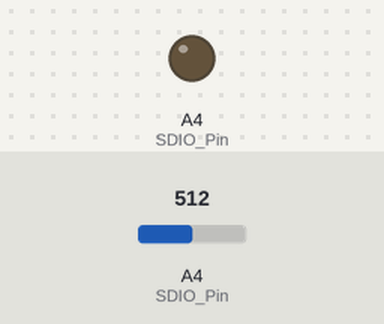
This program was run on a simulated Arduino Nano, built with avr-gcc and run on an emulated ATmega328P. Parts: output pins drawn as LEDs (lit = HIGH). The inputs (shaded band) are chosen by the test bench; at power-on: A4 (SDIO_Pin) = 512. Pins used as bus, display or sensor lines are not drawn; what the program prints to the serial monitor is not drawn.

Above: at 0.8 s.
0.9 s: A4 (SDIO_Pin) set to 385
3.9 s: A4 (SDIO_Pin) set to 355
Timing chart, 0 to 6.9 s (numbered marks = the images above; inputs shaded):
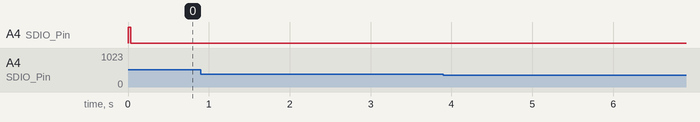

The program:

main.cpp
```cpp
#include <Arduino.h>

/*
    Author : Jean Perardel

    Communication code between Teensy board and PAW3204DB sensor.
    The code should work with any Arduino board. Just set the appropriate Pin

    You can set the resolution and sleep mode at the beginning.
    The noise filter is here to avoid small values printing.

    The code is tested on Arduino nano and no other board testing happend. be carrefull of tension level (No 5V!)

*/

#define CLK_Pin 3
#define SDIO_Pin A4
#define RESOLUTION 0x06
#define SLEEP_MODE 0xB8 //(default 0xB8) no sleep 0xA0
#define NOISE_FILTER 0x02

#define DELAY 500


#define reg_Product_ID_1 0x00
#define reg_Product_ID_2 0x01
#define reg_Motion_Status 0x02
#define reg_Delta_X 0x03
#define reg_Delta_Y 0x04
#define reg_Operation_Mode 0x05
#define reg_Configuration 0x06
#define reg_Image_Quality 0x07
#define reg_Operation_State 0x08
#define reg_Write_Protect 0x09

uint8_t read_reg(uint8_t reg);
void write_reg(uint8_t reg, uint8_t data);
void init_reg();
int convTwosComp(int b);
uint16_t a4_read_fast();


void setup() {
  pinMode(CLK_Pin, OUTPUT);
  digitalWrite(CLK_Pin, HIGH);
  // no change needed for write only reads should change
  pinMode(SDIO_Pin, OUTPUT);
  digitalWrite(SDIO_Pin, HIGH);

  // enabling adc for analog read
    // Select A4 once
  ADMUX = (1 << REFS0) | 4;

    // Enable ADC
    // Prescaler = 16
  ADCSRA =
  (1 << ADEN) |
  (1 << ADPS2);
  // if there is some issue reading high properly then increase this prescaler to 32 for better
  // (1 << ADEN) |
  // (1 << ADPS2) |
  // (1 << ADPS0);

  // since we are using analog pin to read the first value might be a noise after setting prescaler so..
  a4_read_fast();
  delayMicroseconds(5);

  Serial.begin(9600);
  Serial.println();
  Serial.println("--------------- START PROGRAM ---------------");
  Serial.println("------------- KA8 Sensor Reader -------------");
  Serial.println();

  // This function read and print the configuration registers and set the resolution and sleep mode defined above.
  init_reg();

  Serial.println();
  Serial.println("Start reading position data : ");
}


void loop() {

  uint8_t rms = read_reg(reg_Motion_Status);

  if (0x80 < rms && rms < 0x88) {
    uint8_t position_X = read_reg(reg_Delta_X);
    uint8_t position_Y = read_reg(reg_Delta_Y);

    if (convTwosComp(position_X) < -NOISE_FILTER || NOISE_FILTER < convTwosComp(position_X) || convTwosComp(position_Y) < -NOISE_FILTER || NOISE_FILTER < convTwosComp(position_Y)) {
      if (convTwosComp(position_X) == -88 &&  convTwosComp(position_Y) == 80) {
        Serial.println("Strange value X=-88 & Y=80");
      }
      else {
        //Serial.print(rms, BIN);
        Serial.print("  ---  X : ");
        Serial.print(convTwosComp(position_X));
        Serial.print("  --- Y : ");
        Serial.println(convTwosComp(position_Y));
      }
    }
  }
  else if (rms > 0xA0) {
    Serial.print("Error reserved Pin : ");
    //Serial.println(tmp, BIN);
  }
  else if (rms > 0x08) {
    Serial.print("Error : ");
    Serial.println(rms, BIN);
  }
  delay(2); // reduced dely loop bettween interval since sensor can handle
}

int convTwosComp(int b) { //Convert from 2's complement
  if (b & 0x80) {
    b = -1 * ((b ^ 0xff) + 1);
  }
  return b;
}

void init_reg()
{
  uint8_t resolution = RESOLUTION;
  uint8_t sleep_mode = SLEEP_MODE; //desired operating mode
  uint8_t tmp = 0;

  uint16_t product_id = 0;
  uint8_t product_id_tmp = read_reg(reg_Product_ID_1);
  Serial.print("Product ID 1 register value (default 0x30) : 0x");
  Serial.println(product_id_tmp, HEX);
  product_id = product_id_tmp << 4;
  delay(DELAY);

  product_id_tmp = read_reg(reg_Product_ID_2);
  Serial.print("Product ID 2 register value (default 0x5X) : 0x");
  Serial.println(product_id_tmp, HEX);
  product_id += product_id_tmp >> 4;
  delay(DELAY);

  if (product_id)
  {
    Serial.println(">> Communication with KA8 sensor OK");
    Serial.print("Product number : 0x");
    Serial.println(product_id, HEX);
  }
  else
  {
    Serial.println("Bad communication with the device");
  }
  delay(DELAY);
  Serial.println();


  tmp = read_reg(reg_Operation_Mode);
  Serial.print("Operation Mode register value (default 0xB8) : 0x");
  Serial.println(tmp, HEX);
  delay(DELAY);

  while (tmp != sleep_mode) {
    Serial.println();
    // Change the resolution Value (default 0x04, max 0x07, min 0x00)
    Serial.println("Changing the operation mode to desactivate sleep");
    write_reg(reg_Operation_Mode, sleep_mode);
    delay(DELAY);
    tmp = read_reg(reg_Operation_Mode);
    Serial.print("New operation mode value : ");
    Serial.println(tmp, HEX);
    delay(DELAY);
  }

  tmp = read_reg(reg_Configuration);
  Serial.print("Configuration register value (default 0x04) : 0x");
  Serial.println(tmp, HEX);
  delay(DELAY);

  while (tmp != resolution) {
    Serial.println();
    // Change the resolution Value (default 0x04, max 0x07, min 0x00)
    Serial.println("Changing the configuration value for resolution");
    write_reg(reg_Configuration, resolution);
    delay(DELAY);
    tmp = read_reg(reg_Configuration);
    Serial.print("New configuration value : ");
    Serial.println(tmp, HEX);
    delay(DELAY);
  }

  tmp = read_reg(reg_Image_Quality);
  Serial.print("Image quality register value : 0x");
  Serial.println(tmp, HEX);
  delay(DELAY);

  tmp = read_reg(reg_Operation_State);
  Serial.print("Operation state register value : 0x");
  Serial.println(tmp, HEX);
  delay(DELAY);

  tmp = read_reg(reg_Write_Protect);
  Serial.print("Write protect register value (default 0x00) : 0x");
  Serial.println(tmp, HEX);
  delay(DELAY);
}


uint8_t read_reg(uint8_t reg)
{

  uint8_t data = 0;
  pinMode(SDIO_Pin, OUTPUT);
  digitalWrite(SDIO_Pin, HIGH);
  delayMicroseconds(1);

  for (int i = 0; i < 8; i++)
  {
    digitalWrite(CLK_Pin, LOW);

    if (reg & (0x01 << (7 - i) ) )
    {
      digitalWrite(SDIO_Pin, HIGH);
    }
    else
    {
      digitalWrite(SDIO_Pin, LOW);
    }
    digitalWrite(CLK_Pin, HIGH);
  }

  digitalWrite(SDIO_Pin, LOW); // setting to input mode takes the last set value like if prev write was high then it will enable input_pullup so..
  pinMode(SDIO_Pin, INPUT);
  delayMicroseconds(3);

  for (int i = 0; i < 8; i++)
  {
    digitalWrite(CLK_Pin, LOW);
    delayMicroseconds(2);
    digitalWrite(CLK_Pin, HIGH); // setting clk high when reading
    delayMicroseconds(2);
    // using analog read here to read the value using its volt since lame voltage divider is used
    int raw = analogRead(SDIO_Pin);
    if (raw > 368)    // 368 is 1.8v
    {
      data |= (0x01 << (7 - i));
    }
    else
    {
      Serial.print("Strange value read from SDIO pin : ");
      Serial.println(raw);
    }
  }
  pinMode(SDIO_Pin, OUTPUT);
  digitalWrite(SDIO_Pin, LOW);

  delayMicroseconds(20); //reduced it from delay(2) since time is wasted by analog read

  return data;
}

void write_reg(uint8_t reg, uint8_t data)
{
  reg |= (0x01 << 7);

  pinMode(SDIO_Pin, OUTPUT);
  digitalWrite(SDIO_Pin, HIGH);
  delayMicroseconds(1);

  for (int i = 0; i < 8; i++)
  {
    digitalWrite(CLK_Pin, LOW);

    if (reg & (0x01 << (7 - i) ) )
    {
      digitalWrite(SDIO_Pin, HIGH);
    }
    else
    {
      digitalWrite(SDIO_Pin, LOW);
    }
    digitalWrite(CLK_Pin, HIGH);
  }

  // delayMicroseconds(2);
  // delayMicroseconds(1);  removed since sensor can handle one 16 bit shift without delay

  for (int i = 0; i < 8; i++)
  {
    digitalWrite(CLK_Pin, LOW);

    if (data & (0x01 << (7 - i) ) )
    {
      digitalWrite(SDIO_Pin, HIGH);
    }
    else
    {
      digitalWrite(SDIO_Pin, LOW);
    }
    digitalWrite(CLK_Pin, HIGH);
  }

  digitalWrite(SDIO_Pin, LOW);

  // not specified in datasheet dont know why so detele testing uncomment if not working
  // Latch the data for synchronization
  // digitalWrite(CLK_Pin, LOW);
  // delayMicroseconds(2);
  // digitalWrite(CLK_Pin, HIGH);
  delayMicroseconds(20); //reduced it from delay(2) since time is wasted by analog read
}

// fast analog sdio pin volt read

uint16_t a4_read_fast()
{
  ADCSRA |= (1 << ADSC);

  while (ADCSRA & (1 << ADSC));

  return ADC;
}
```
